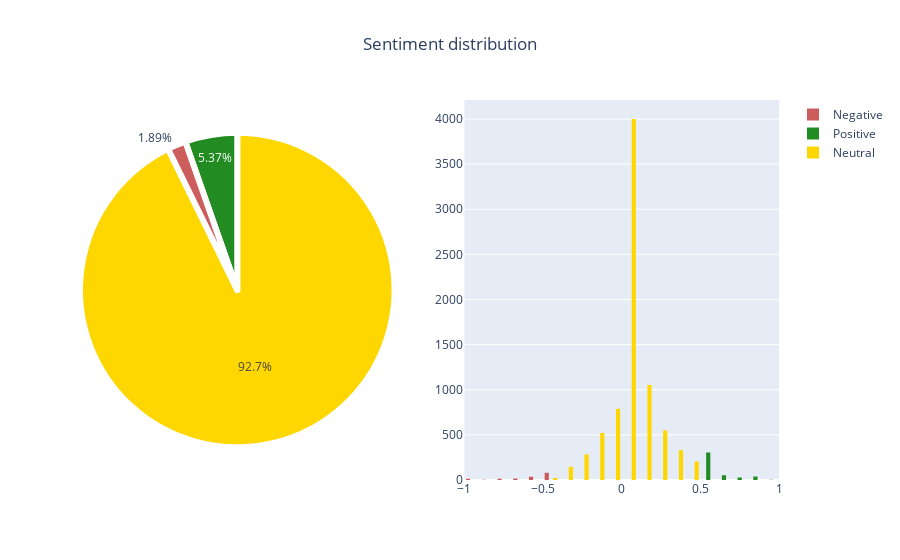

The notebook cell saved with this chart:
### Code cell
fig = make_subplots(rows=1, cols=2, specs=[[{"type": "pie"}, {"type": "histogram"}]]) #Making two plots

colors=['forestgreen','gold','indianred'] #Setting the color
labels = 'Positive', 'Neutral', 'Negative' #Setting the labels
values = [count_pos, count_neu, count_neg] #Stating the values for the pie plot

#Plotting the pie plot
fig.add_trace(go.Pie(labels=labels, values=values,name="",showlegend=False,
                     marker=dict(colors=colors,line=dict(color='#ffffff', width=6))),
     row=1, col=1)


#Plotting the histogram(negative)
fig.add_trace(go.Histogram(x=df.loc[df['polarity']=='Negative']['polarityScore'],
                           name="Negative",marker=dict(color="indianred"),xbins=dict(
        start=-1.0,
        end=1,
        size=0.1)),row=1, col=2)
#Plotting the histogram(positive)
fig.add_trace(go.Histogram(x=df.loc[df['polarity']=='Positive']['polarityScore'],
                           name="Positive",marker=dict(color="forestgreen"),xbins=dict(
        start=-1.0,
        end=1,
        size=0.1)),row=1, col=2)
#Plotting the histogram(neutral)
fig.add_trace(go.Histogram(x=df.loc[df['polarity']=='Neutral']['polarityScore'],
                           name="Neutral",marker=dict(color="gold"),xbins=dict(
        start=-1.0,
        end=1,
        size=0.1)),row=1, col=2)
fig.update_layout(hovermode="x unified",title_text='Sentiment distribution ',title_x=0.5) # title of plot)

config = {'displayModeBar': False}

fig.show(config=config)

### Figure 1 — Plotly figure (JSON) as saved in the notebook; plotly's stock layout.template omitted (floating-point values rounded to 4 significant figures; data arrays with more than 128 entries replaced by an {"elided": "..."} marker saying what was removed)
{"data": [{"domain": {"x": [0, 0.45], "y": [0, 1]}, "labels": ["Positive", "Neutral", "Negative"], "marker": {"colors": ["forestgreen", "gold", "indianred"], "line": {"color": "#ffffff", "width": 6}}, "name": "", "showlegend": false, "type": "pie", "values": [457, 7897, 161]}, {"marker": {"color": "indianred"}, "name": "Negative", "type": "histogram", "x": {"elided": "161 float values"}, "xaxis": "x", "xbins": {"end": 1, "size": 0.1, "start": -1}, "yaxis": "y"}, {"marker": {"color": "forestgreen"}, "name": "Positive", "type": "histogram", "x": {"elided": "457 float values"}, "xaxis": "x", "xbins": {"end": 1, "size": 0.1, "start": -1}, "yaxis": "y"}, {"marker": {"color": "gold"}, "name": "Neutral", "type": "histogram", "x": {"elided": "7897 float values"}, "xaxis": "x", "xbins": {"end": 1, "size": 0.1, "start": -1}, "yaxis": "y"}], "layout": {"hovermode": "x unified", "title": {"text": "Sentiment distribution ", "x": 0.5}, "xaxis": {"anchor": "y", "domain": [0.55, 1]}, "yaxis": {"anchor": "x", "domain": [0, 1]}}}
